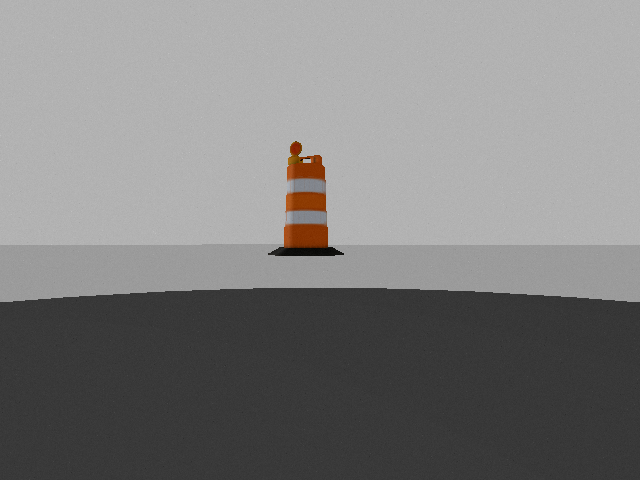
#> input picture in_class/2018-03-09_matching/construction_barrel.png, 640 x 480 px
$ python matching.py construction_barrel.png construction_barrel.png
#> lines starting #> are read from the running program, lines starting #| are printed output that depends on the picture
#!/usr/bin/env pythno

from __future__ import print_function
from __future__ import division

import argparse
import cv2
from matplotlib import pyplot as plt


def main(args):

  img1 = cv2.imread(args.image1)
#> img1 is the input picture: shape (480, 640, 3); mean B, G, R 126.4, 126.8, 127.5
  img2 = cv2.imread(args.image2)

  if img1 is None:
    print('Could not open', args.image1)
    return
  if img2 is None:
    print('Could not open', args.image1)
    return

  sift = cv2.xfeatures2d.SIFT_create()

  mask = None
  keypoints1, descriptors1 = sift.detectAndCompute(img1, mask)
#> keypoints1 = 55 keypoints; strongest (x, y, size): (332, 252, 6.9), (308, 158, 2.3), (296, 148, 7.8), (305, 161, 2.8)
  keypoints2, descriptors2 = sift.detectAndCompute(img2, mask)
#> keypoints2 has the same summary as keypoints1

  bf_matcher = cv2.BFMatcher()

  matches = bf_matcher.knnMatch(descriptors1, descriptors2, k=2)
#> matches = 55 matches

  good_matches = [[m] for m, n in matches if m.distance < args.factor * n.distance]
#> good_matches = 55 matches

  im_matches = cv2.drawMatchesKnn(img1, keypoints1,
                                  img2, keypoints2,
                                  good_matches, None, flags=2)
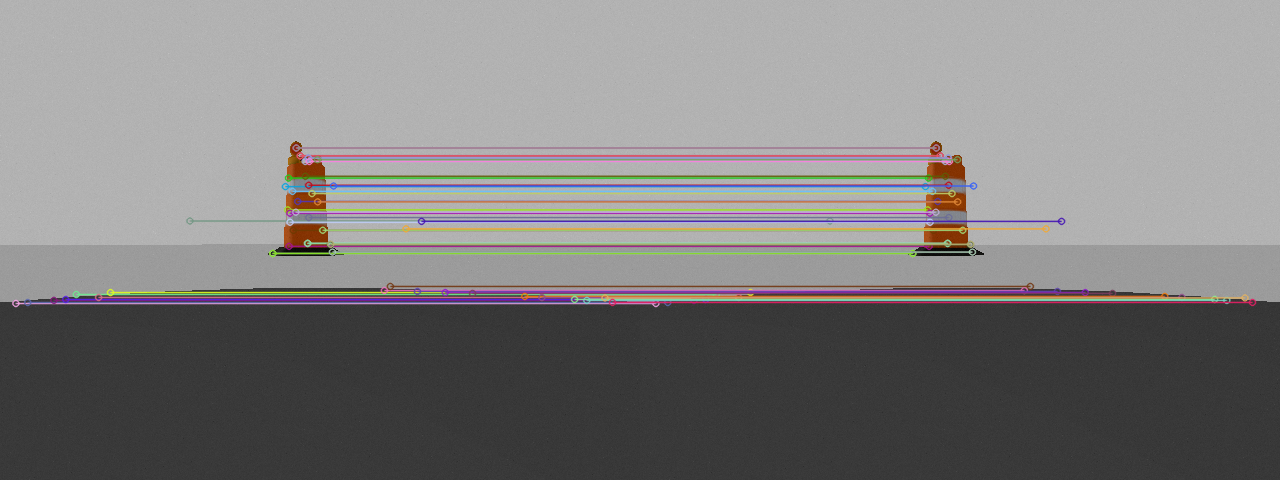
#> im_matches: shape (480, 1280, 3); mean B, G, R 126.2, 126.5, 128.2


  # Display Stuff

  plt.figure(1)
  plt.imshow(im_matches)
  plt.show()

  print(matches)
#> (printed output is left out)


if __name__ == '__main__':

  parser = argparse.ArgumentParser(description='Match features in two images.')

  parser.add_argument('image1', type=str, help='Path to first image')
  parser.add_argument('image2', type=str, help='Path to second image')
  parser.add_argument('--factor', type=float, help='Matching factor', default=0.75)

  args = parser.parse_args()

  main(args)
